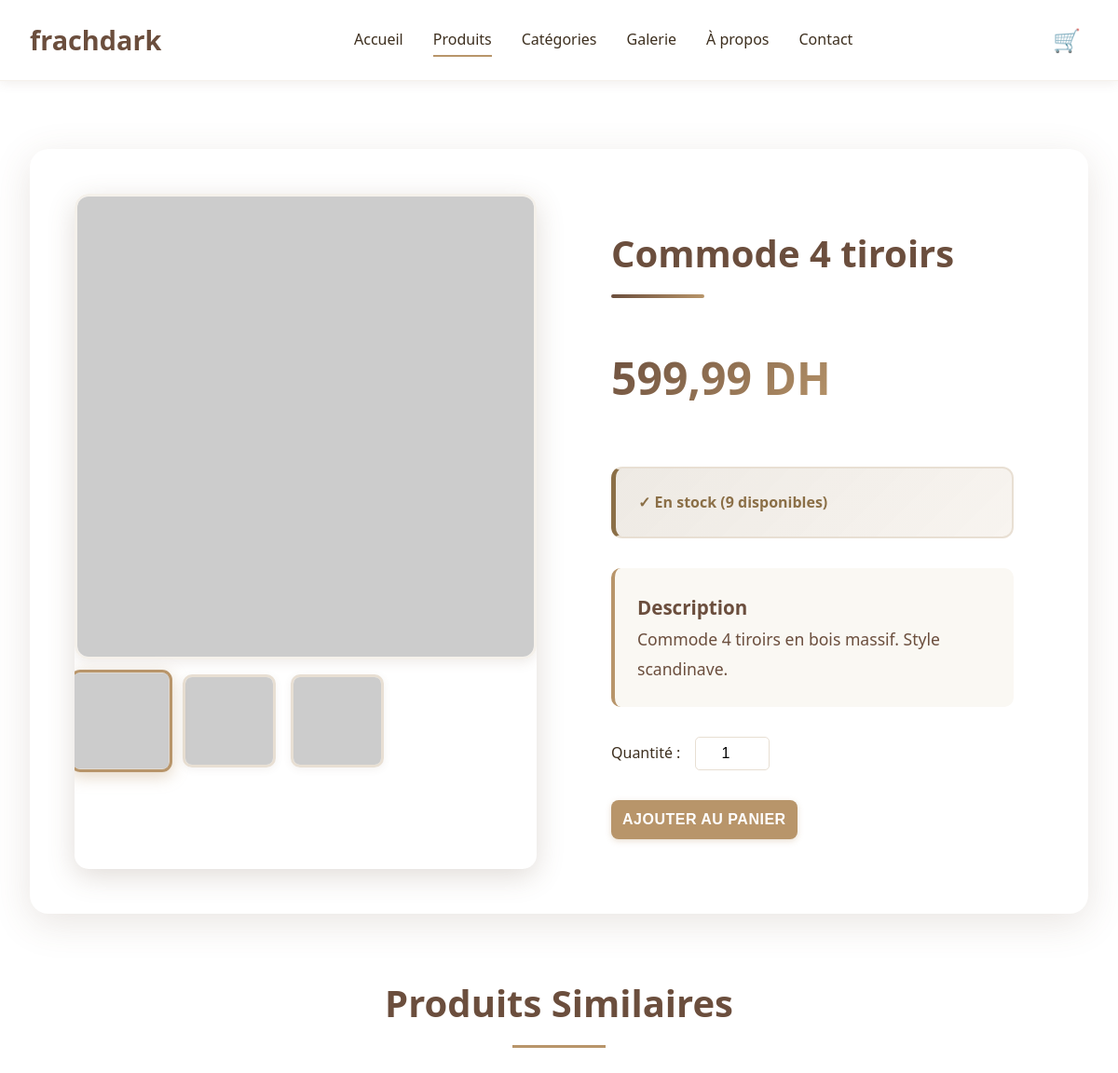
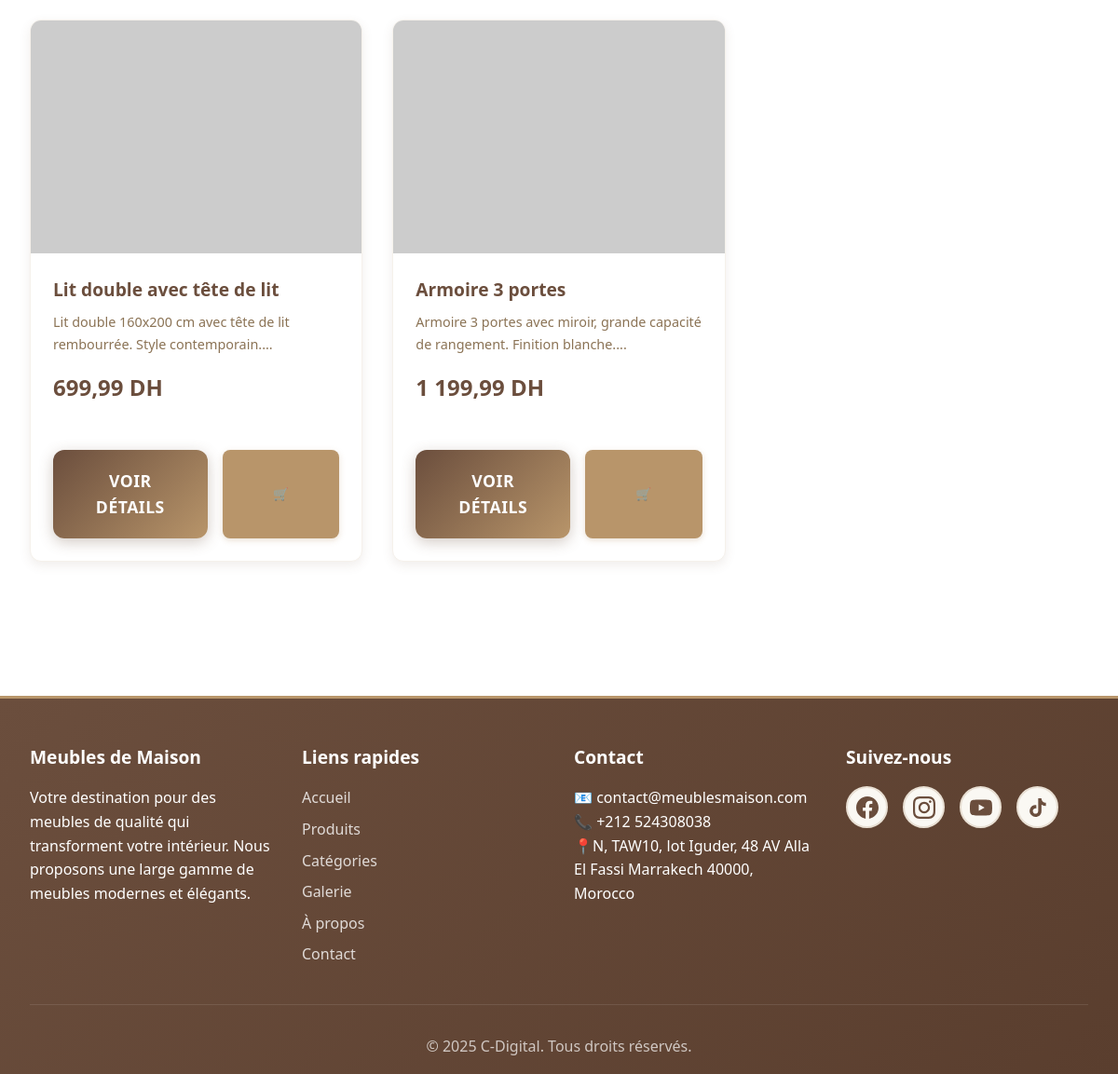
The app's page /product.php?id=8 with its own data (2 pictures, top to bottom).
### tables this page shows
CREATE TABLE IF NOT EXISTS products (
    id INT AUTO_INCREMENT PRIMARY KEY,
    name VARCHAR(255) NOT NULL,
    description TEXT,
    price DECIMAL(10,2) NOT NULL,
    image VARCHAR(255),
    category VARCHAR(100) NOT NULL,
    stock INT DEFAULT 0,
    created_at TIMESTAMP DEFAULT CURRENT_TIMESTAMP,
    updated_at TIMESTAMP DEFAULT CURRENT_TIMESTAMP ON UPDATE CURRENT_TIMESTAMP
);

### product.php (the view, shortened to what this page needs)
<?php
require_once 'includes/header.php';
$productId = $_GET['id'];
$stmt = $pdo->prepare("SELECT * FROM products WHERE id = ?");
$stmt->execute([$productId]);
$product = $stmt->fetch();
$stmt = $pdo->prepare("SELECT * FROM products WHERE category = ? AND id != ? LIMIT 4");
$stmt->execute([$product['category'], $productId]);
$relatedProducts = $stmt->fetchAll();
?>
<div class="container">
    <div class="product-detail">
        <div class="product-gallery">
            <img src="<?php echo htmlspecialchars($product['image']); ?>"
                 alt="<?php echo htmlspecialchars($product['name']); ?>"
                 class="main-image"
                 onerror="this.src='https://via.placeholder.com/600x500?text=Produit'">
            <div class="thumbnail-images">
                <img src="<?php echo htmlspecialchars($product['image']); ?>"
                     alt="Vue 1"
                     class="thumbnail active"
                     onerror="this.src='https://via.placeholder.com/100x100?text=Produit'">
                <img src="<?php echo htmlspecialchars($product['image']); ?>"
                     alt="Vue 2"
                     class="thumbnail"
                     onerror="this.src='https://via.placeholder.com/100x100?text=Produit'">
                <img src="<?php echo htmlspecialchars($product['image']); ?>"
                     alt="Vue 3"
                     class="thumbnail"
                     onerror="this.src='https://via.placeholder.com/100x100?text=Produit'">
            </div>
        </div>
        <div class="product-details">
            <h1><?php echo htmlspecialchars($product['name']); ?></h1>
            <div class="price"><?php echo number_format($product['price'], 2, ',', ' '); ?> DH</div>
            <div class="stock-info <?php echo $product['stock'] > 0 ? 'in-stock' : 'out-of-stock'; ?>">
                <?php if ($product['stock'] > 0): ?>
                    ✓ En stock (<?php echo $product['stock']; ?> disponibles)
                <?php else: ?>
                    ✗ Rupture de stock
                <?php endif; ?>
            </div>
            <div class="description">
                <h3>Description</h3>
                <p><?php echo nl2br(htmlspecialchars($product['description'])); ?></p>
            </div>
            <div class="quantity-selector">
                <label for="quantity">Quantité :</label>
                <input type="number" id="quantity" value="1" min="1" max="<?php echo $product['stock']; ?>">
            </div>
            <button class="btn btn-add-cart"
                    data-id="<?php echo $product['id']; ?>"
                    data-name="<?php echo htmlspecialchars($product['name']); ?>"
                    data-price="<?php echo $product['price']; ?>"
                    data-image="<?php echo htmlspecialchars($product['image']); ?>"
                    <?php echo $product['stock'] == 0 ? 'disabled' : ''; ?>>
                <?php echo $product['stock'] > 0 ? 'Ajouter au panier' : 'Indisponible'; ?>
            </button>
        </div>
    </div>
    <?php if (count($relatedProducts) > 0): ?>
    <section style="margin-top: 4rem;">
        <h2 class="section-title">Produits Similaires</h2>
        <div class="products-grid">
            <?php foreach ($relatedProducts as $related): ?>
                <div class="product-card" data-id="<?php echo $related['id']; ?>"
                     data-category="<?php echo htmlspecialchars($related['category']); ?>"
                     data-price="<?php echo $related['price']; ?>">
                    <img src="<?php echo htmlspecialchars($related['image']); ?>"
                         alt="<?php echo htmlspecialchars($related['name']); ?>"
                         class="product-image"
                         onerror="this.src='https://via.placeholder.com/300x250?text=Produit'">
                    <div class="product-info">
                        <h3 class="product-name"><?php echo htmlspecialchars($related['name']); ?></h3>
                        <p class="product-description"><?php echo htmlspecialchars(substr($related['description'], 0, 100)) . '...'; ?></p>
                        <div class="product-price"><?php echo number_format($related['price'], 2, ',', ' '); ?> DH</div>
                        <div class="product-actions">
                            <a href="product.php?id=<?php echo $related['id']; ?>" class="btn" style="flex: 1; text-align: center;">Voir détails</a>
                            <button class="btn-add-cart"
                                    data-id="<?php echo $related['id']; ?>"
                                    data-name="<?php echo htmlspecialchars($related['name']); ?>"
                                    data-price="<?php echo $related['price']; ?>"
                                    data-image="<?php echo htmlspecialchars($related['image']); ?>">
                                🛒
                            </button>
                        </div>
                    </div>
                </div>
            <?php endforeach; ?>
        </div>
    </section>
    <?php endif; ?>
</div>
<?php require_once 'includes/footer.php'; ?>

### css/pages/product-detail.css (style rules this page uses)
.product-detail { background: var(--bg-white); padding: 3rem; border-radius: 20px; box-shadow: 0 10px 40px rgba(107, 78, 61, 0.15); margin: 3rem auto; max-width: 1400px; }
.product-gallery { position: relative; border-radius: 15px; overflow: hidden; box-shadow: 0 8px 30px rgba(107, 78, 61, 0.2); }
.main-image { border-radius: 15px; border: 3px solid var(--border-light); transition: transform 0.3s ease; }
.thumbnail-images { gap: 1rem; margin-top: 1rem; }
.thumbnail { border: 3px solid var(--border-color); transition: all 0.3s ease; border-radius: 10px; }
.thumbnail:hover, .thumbnail.active { border-color: var(--secondary-color); transform: scale(1.1); box-shadow: 0 4px 15px rgba(184, 149, 106, 0.4); }
.product-details { padding: 2rem; }
.product-details h1 { color: var(--primary-color); font-size: 2.5rem; margin-bottom: 1.5rem; position: relative; padding-bottom: 1rem; }
.product-details h1::after { content: ''; position: absolute; bottom: 0; left: 0; width: 100px; height: 4px; background: linear-gradient(90deg, var(--primary-color), var(--secondary-color)); border-radius: 2px; }
.product-details .price { background: linear-gradient(135deg, var(--primary-color), var(--secondary-color)); -webkit-background-clip: text; -webkit-text-fill-color: transparent; background-clip: text; font-size: 3rem; font-weight: 800; margin: 1.5rem 0; display: inline-block; }
.product-details .description { color: var(--text-medium); line-height: 1.8; font-size: 1.1rem; padding: 1.5rem; background: var(--bg-light); border-radius: 10px; border-left: 4px solid var(--secondary-color); }
.stock-info { background: linear-gradient(135deg, rgba(139, 111, 71, 0.1), rgba(184, 149, 106, 0.1)); border: 2px solid var(--border-color); border-radius: 12px; padding: 1.5rem; margin: 2rem 0; }
.stock-info.in-stock { border-left: 5px solid var(--wood-dark); background: linear-gradient(135deg, rgba(139, 111, 71, 0.15), rgba(184, 149, 106, 0.1)); }
.product-actions { display: flex; gap: 1rem; margin-top: 2rem; }
.product-actions .btn { flex: 1; padding: 1.2rem 2rem; font-size: 1.1rem; background: linear-gradient(135deg, var(--primary-color), var(--secondary-color)); border: none; border-radius: 12px; transition: all 0.3s ease; box-shadow: 0 4px 15px rgba(107, 78, 61, 0.3); }

### records on screen
products: name "Commode 4 tiroirs", price "599,99", stock "9", description "Commode 4 tiroirs en bois massif. Style scandinave."
products: name "Lit double avec tête de lit", description "Lit double 160x200 cm avec tête de lit rembourrée. Style contemporain.", price "699,99"
products: name "Armoire 3 portes", description "Armoire 3 portes avec miroir, grande capacité de rangement. Finition blanche.", price "1 199,99"
